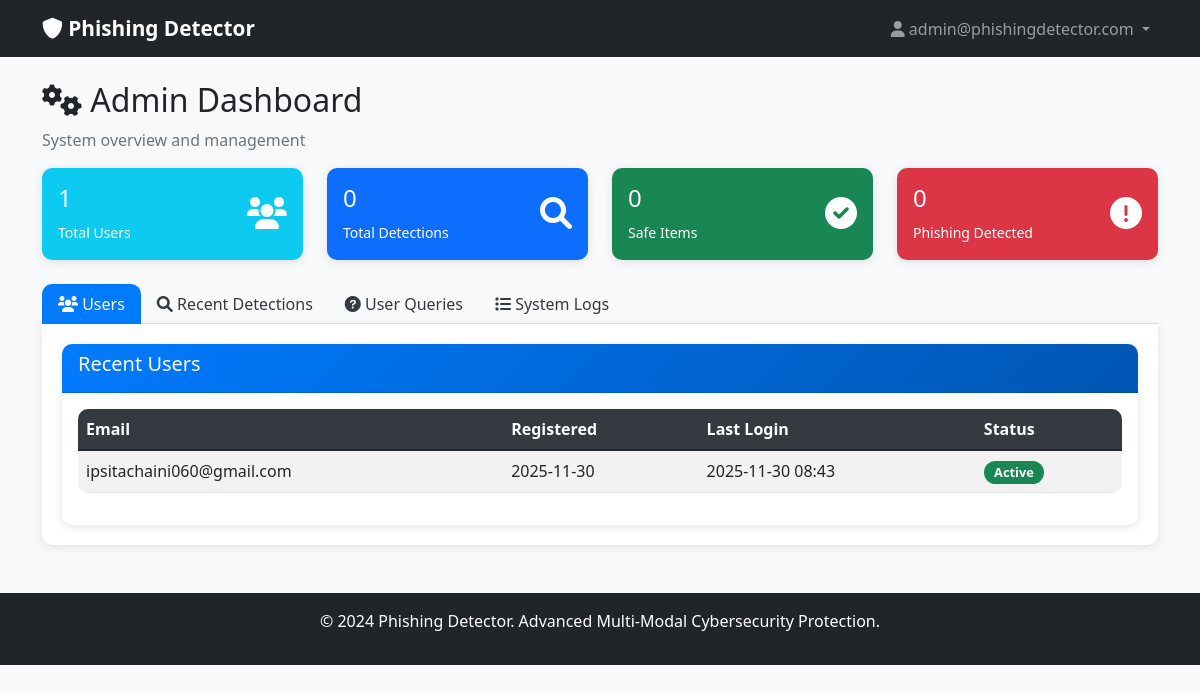
The page /admin/dashboard (signed in) on the database its author committed.
### models.py (models this page shows, shortened)
class User(db.Model, UserMixin):
    __tablename__ = 'users'
    id = db.Column(db.Integer, primary_key=True)
    email = db.Column(db.String(120), unique=True, nullable=False)
    password_hash = db.Column(db.String(255), nullable=False)
    is_admin = db.Column(db.Boolean, default=False)
    created_at = db.Column(db.DateTime, default=datetime.utcnow)
    last_login = db.Column(db.DateTime)
    is_active = db.Column(db.Boolean, default=True)
    detections = db.relationship('Detection', backref='user', lazy=True, cascade='all, delete-orphan')
    queries = db.relationship('Query', backref='user', lazy=True, cascade='all, delete-orphan')

### app.py (the view)
    @app.route('/admin/dashboard')
    @login_required
    def admin_dashboard():
        if not current_user.is_admin:
            flash('Access denied. Admin privileges required.', 'danger')
            return redirect(url_for('user_dashboard'))
        total_users = User.query.filter_by(is_admin=False).count()
        total_detections = Detection.query.count()
        total_queries = Query.query.count()
        recent_users = User.query.filter_by(is_admin=False)\
                                .order_by(User.created_at.desc())\
                                .limit(10).all()
        recent_detections = Detection.query.order_by(Detection.created_at.desc())\
                                         .limit(15).all()
        recent_queries = Query.query.order_by(Query.created_at.desc())\
                                   .limit(10).all()
        recent_logs = SystemLog.query.order_by(SystemLog.created_at.desc())\
                                    .limit(20).all()
        detection_stats = {
            'safe': Detection.query.filter_by(result_label='Safe').count(),
            'suspicious': Detection.query.filter_by(result_label='Suspicious').count(),
            'phishing': Detection.query.filter_by(result_label='Phishing').count(),
            'total': total_detections
        }
        return render_template('admin_dashboard.html',
                             total_users=total_users,
                             total_detections=total_detections,
                             total_queries=total_queries,
                             recent_users=recent_users,
                             recent_detections=recent_detections,
                             recent_queries=recent_queries,
                             recent_logs=recent_logs,
                             detection_stats=detection_stats)

### templates/admin_dashboard.html (shortened to what this page needs)
{% extends "base.html" %}
{% block content %}
<div class="row">
    <div class="col-12">
        <h2><i class="fas fa-cogs"></i> Admin Dashboard</h2>
        <p class="text-muted">System overview and management</p>
    </div>
</div>
<div class="row mb-4">
    <div class="col-md-3">
        <div class="card bg-info text-white">
            <div class="card-body">
                <div class="d-flex justify-content-between">
                    <div>
                        <h4>{{ total_users }}</h4>
                        <small>Total Users</small>
                    </div>
                    <div class="align-self-center">
                        <i class="fas fa-users fa-2x"></i>
                    </div>
                </div>
            </div>
        </div>
    </div>
    <div class="col-md-3">
        <div class="card bg-primary text-white">
            <div class="card-body">
                <div class="d-flex justify-content-between">
                    <div>
                        <h4>{{ total_detections }}</h4>
                        <small>Total Detections</small>
                    </div>
                    <div class="align-self-center">
                        <i class="fas fa-search fa-2x"></i>
                    </div>
                </div>
            </div>
        </div>
    </div>
    <div class="col-md-3">
        <div class="card bg-success text-white">
            <div class="card-body">
                <div class="d-flex justify-content-between">
                    <div>
                        <h4>{{ detection_stats.safe }}</h4>
                        <small>Safe Items</small>
                    </div>
                    <div class="align-self-center">
                        <i class="fas fa-check-circle fa-2x"></i>
                    </div>
                </div>
            </div>
        </div>
    </div>
    <div class="col-md-3">
        <div class="card bg-danger text-white">
            <div class="card-body">
                <div class="d-flex justify-content-between">
                    <div>
                        <h4>{{ detection_stats.phishing }}</h4>
                        <small>Phishing Detected</small>
                    </div>
                    <div class="align-self-center">
                        <i class="fas fa-exclamation-circle fa-2x"></i>
                    </div>
                </div>
            </div>
        </div>
    </div>
</div>
<ul class="nav nav-tabs" role="tablist">
    <li class="nav-item">
        <a class="nav-link active" data-bs-toggle="tab" href="#users">
            <i class="fas fa-users"></i> Users
        </a>
    </li>
    <li class="nav-item">
        <a class="nav-link" data-bs-toggle="tab" href="#detections">
            <i class="fas fa-search"></i> Recent Detections
        </a>
    </li>
    <li class="nav-item">
        <a class="nav-link" data-bs-toggle="tab" href="#queries">
            <i class="fas fa-question-circle"></i> User Queries
        </a>
    </li>
    <li class="nav-item">
        <a class="nav-link" data-bs-toggle="tab" href="#logs">
            <i class="fas fa-list"></i> System Logs
        </a>
    </li>
</ul>
<div class="tab-content">
    <div id="users" class="tab-pane active">
        <div class="card">
            <div class="card-header">
                <h5>Recent Users</h5>
            </div>
            <div class="card-body">
                {% if recent_users %}
                <div class="table-responsive">
                    <table class="table table-striped">
                        <thead>
                            <tr>
                                <th>Email</th>
                                <th>Registered</th>
                                <th>Last Login</th>
                                <th>Status</th>
                            </tr>
                        </thead>
                        <tbody>
                            {% for user in recent_users %}
                            <tr>
                                <td>{{ user.email }}</td>
                                <td>{{ user.created_at.strftime('%Y-%m-%d') }}</td>
                                <td>
                                    {% if user.last_login %}
                                        {{ user.last_login.strftime('%Y-%m-%d %H:%M') }}
                                    {% else %}
                                        <span class="text-muted">Never</span>
                                    {% endif %}
                                </td>
                                <td>
                                    <span class="badge {% if user.is_active %}bg-success{% else %}bg-secondary{% endif %}">
                                        {{ 'Active' if user.is_active else 'Inactive' }}
                                    </span>
                                </td>
                            </tr>
                            {% endfor %}
                        </tbody>
                    </table>
                </div>
                {% else %}
                <p class="text-muted">No users found.</p>
                {% endif %}
            </div>
        </div>
    </div>
</div>
{% endblock %}

### templates/base.html (shortened to what this page needs)
<!DOCTYPE html>
<html lang="en">
<head>
    <link href="https://cdn.jsdelivr.net/npm/bootstrap@5.1.3/dist/css/bootstrap.min.css" rel="stylesheet">
    <link href="https://cdnjs.cloudflare.com/ajax/libs/font-awesome/6.0.0/css/all.min.css" rel="stylesheet">
    <link href="{{ url_for('static', filename='css/style.css') }}" rel="stylesheet">
</head>
<body>
    <nav class="navbar navbar-expand-lg navbar-dark bg-dark">
        <div class="container">
            <a class="navbar-brand" href="{{ url_for('index') }}">
                <i class="fas fa-shield-alt"></i> Phishing Detector
            </a>
            {% if current_user.is_authenticated %}
            <div class="navbar-nav ms-auto">
                <div class="nav-item dropdown">
                    <a class="nav-link dropdown-toggle" href="#" role="button" data-bs-toggle="dropdown">
                        <i class="fas fa-user"></i> {{ current_user.email }}
                    </a>
                </div>
            </div>
            {% endif %}
        </div>
    </nav>
    <main class="container mt-4">
        {% block content %}{% endblock %}
    </main>
    <footer class="bg-dark text-white text-center py-3 mt-5">
        <div class="container">
            <p>&copy; 2024 Phishing Detector. Advanced Multi-Modal Cybersecurity Protection.</p>
        </div>
    </footer>
</body>
</html>

### static/css/style.css (style rules this page uses)
:root { --primary-color: #007bff; --success-color: #28a745; --warning-color: #ffc107; --danger-color: #dc3545; --dark-color: #343a40; }
body { font-family: 'Segoe UI', Tahoma, Geneva, Verdana, sans-serif; background-color: #f8f9fa; }
.navbar-brand { font-weight: bold; font-size: 1.3rem; }
.card { border: none; border-radius: 10px; box-shadow: 0 2px 10px rgba(0,0,0,0.1); transition: transform 0.2s; }
.card-header { background: linear-gradient(135deg, var(--primary-color), #0056b3); color: white; border-radius: 10px 10px 0 0 !important; }
.table { border-radius: 10px; overflow: hidden; }
.table thead th { background-color: var(--dark-color); color: white; border: none; }
.badge { font-size: 0.8em; padding: 0.4em 0.8em; border-radius: 20px; }
.nav-tabs .nav-link { border-radius: 10px 10px 0 0; border: none; color: var(--dark-color); }
.nav-tabs .nav-link.active { background-color: var(--primary-color); color: white; }
.tab-content { background-color: white; padding: 20px; border-radius: 0 0 10px 10px; box-shadow: 0 2px 10px rgba(0,0,0,0.1); }

### rows shown on the page
User: email "admin@phishingdetector.com"
User: email "ipsitachaini060@gmail.com", created_at "2025-11-30", last_login "2025-11-30 08:43", is_active "Active"

### other values the page prints
{{ total_users }} "1"
{{ total_detections }} "0"
{{ detection_stats.safe }} "0"
{{ detection_stats.phishing }} "0"
